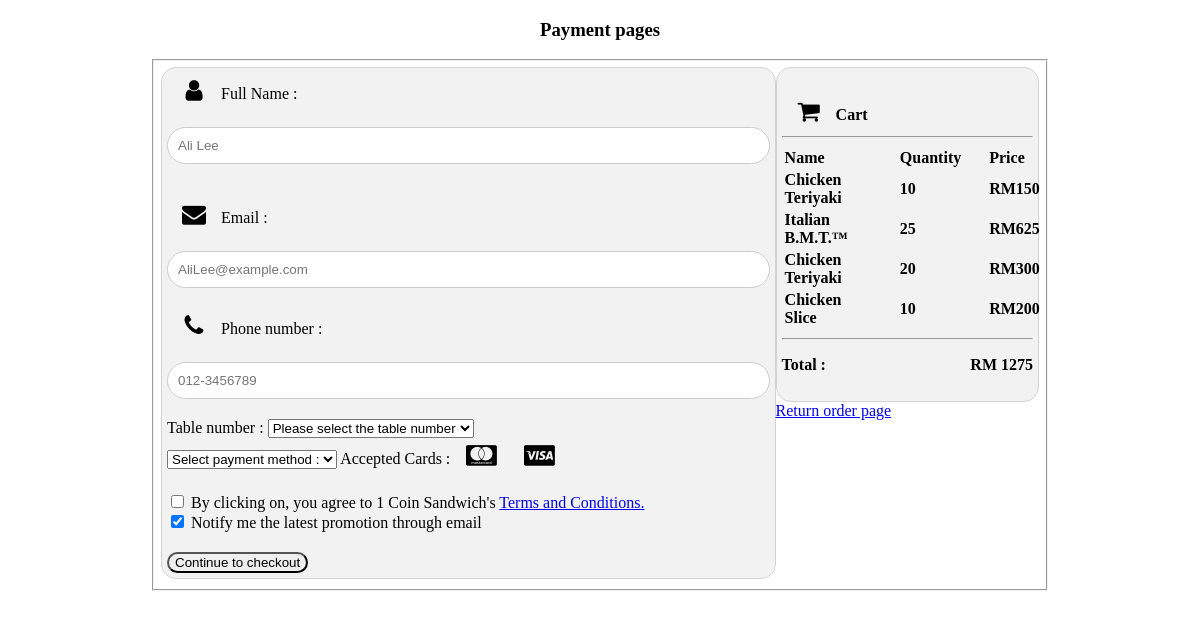
Screenshot of /payment.php?email=12112017613@gmail.com with the database file from the repository.
### tables this page shows
CREATE TABLE `orders` (
  `order_ID` int(30) NOT NULL,
  `Food_ID` int(30) NOT NULL,
  `foodname` varchar(30) NOT NULL,
  `price` int(30) NOT NULL,
  `quantity` int(30) NOT NULL,
  `username` varchar(30) NOT NULL
);

### payment.php (the view, shortened to what this page needs)
<?php include("config.php");
                    $email = $_GET['email'];
                    ?>
<!DOCTYPE html>
<html lang="en">
<head>
    <link rel="stylesheet" href="https://cdnjs.cloudflare.com/ajax/libs/font-awesome/4.7.0/css/font-awesome.min.css">
</head>
<body>
    <div class="middle">
        <h3>Payment pages</h3>
        <fieldset>
            <div class="row">
                <div class="box">
                    <form name="from1"  method="post" action=""  >
                        <label for="fname" ><i class="fa fa-user"></i>Full Name :</label>
                        <input type="text" name="Fullname" placeholder="Ali Lee">
                        <label for="email"><i class="fa fa-envelope"></i>Email : </label>
                        <input type="text" name="Email" placeholder="AliLee@example.com">
                        <label for="fname"><i class="fa fa-phone"></i>Phone number :</label>
                        <input type="text" name="Phonenumber" placeholder="012-3456789">
                        <label for="fname" >Table number :</label>
                        <select name="tableno" >
                            <option value="0">Please select the table number</option>
                        </select>
                        <div class="selection">
                            <select name="choice">
                                <option value="0">Select payment method :</option>
                            </select>
                            <label>Accepted Cards :
                            <i class="fa fa-cc-mastercard"></i>
                            <i class="fa fa-cc-visa"></i>
                            </label><br>
                        </div>
                        <label>
                            <input type="checkbox" name="tick" > By clicking on, you agree to 1 Coin Sandwich's <a href="#"> Terms and Conditions.</a><br>
                            <input type="checkbox" checked="checked"> Notify me the latest promotion through email<br>
                        </label>
                        <input type="submit" name="saveas" value="Continue to checkout" class="botton">
                    </form>
                </div>
                <div class="box2">
                    <h4><i class="fa fa-shopping-cart"></i>Cart <span class="price" style="color:black"> </span>
                    <table>
                        <hr>
                    <?php
                    $sql = "SELECT * FROM orders";
                    $result = mysqli_query($conn,$sql);
                    $total=0;
                    ?>
                    <tr>
                    <td>Name </td>
                    <td>&nbsp;&nbsp;&nbsp;&nbsp;&nbsp;</td>
                    <td>&nbsp;&nbsp;&nbsp;&nbsp;&nbsp;</td>
                    <td>Quantity</td>
                    <td>&nbsp;&nbsp;&nbsp;&nbsp;&nbsp;</td>
                    <td>Price</td>
                    </tr>
                    <?php
                    while($row = mysqli_fetch_array($result))
                    {
                        $p=$row["price"];
                        $q=$row["quantity"];
                        $subtotal=$p*$q;
                        $total =  $total + $subtotal;
                    ?>
                    <tr>
                    <td><?php echo $row["foodname"]; ?></td>
                    <td>&nbsp;&nbsp;&nbsp;&nbsp;&nbsp;</td>
                    <td>&nbsp;&nbsp;&nbsp;&nbsp;&nbsp;</td>
                    <td><?php echo $row["quantity"]; ?></td>
                    <td>&nbsp;&nbsp;&nbsp;</td>
                    <td>RM<?php echo $subtotal; ?></td>
                    </tr>
                    <?php
                    }
                    ?>
                    </table>
                    <hr>
                    <p>Total :<span class="price" style="color:black"><b>RM <?php echo $total;?></b></span></p>
                </div>
            </div>
            <p><a href="order.php?email=<?php echo $email?>">Return order page</p></a>
        </fieldset>
    </div>
</body>
</html>

### payment.php (style rules this page uses)
.middle { max-width: 900px; margin: auto; }
.fa { font-size: 24px; width: 50px; text-align: center; margin: 5px 2px; }
* { box-sizing: border-box; }
h3 { text-align: center; }
.row { margin-left:-5px; margin-right:-5px; }
.box { background-color: #f2f2f2; padding: 5px 20px 15px 20px; border: 1px solid lightgrey; border-radius: 15px; float: left; width: 70%; padding: 5px; }
.box2 { background-color: #f2f2f2; padding: 5px 20px 15px 20px; border: 1px solid lightgrey; border-radius: 15px; float: left; width: 30%; padding: 5px; }
input[type=text] { width: 100%; margin-top: 20px; margin-bottom: 20px; padding: 10px; border: 1px solid #ccc; border-radius: 30px; }
.botton { margin-top: 20px; border-radius: 30px; }
span.price { float: right; color: grey; }
.selection { margin-bottom: 20px; }

### rows the page displays
orders: foodname "Chicken Teriyaki", quantity "10", subtotal "150"
orders: foodname "Italian B.M.T.™", quantity "25", subtotal "625"
orders: foodname "Chicken Teriyaki", quantity "20", subtotal "300"
orders: foodname "Chicken Slice", quantity "10", subtotal "200"

### other values shown
$total "1275"
